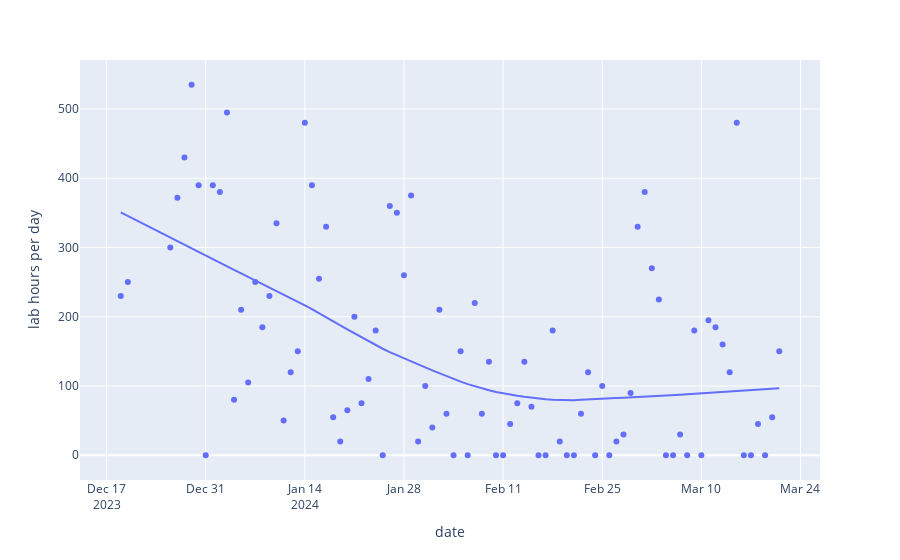

The code cell stored with this chart in its notebook:
### Code cell
px.scatter(salk, y='salk', x='date', trendline='lowess', labels={'salk':'lab hours per day'})
